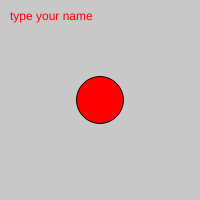
Frame 1 (no input)
Frame 60 (no input): identical to frame 1, image omitted
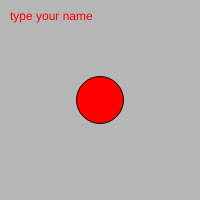
Frame 120 (the mouse pressed at the canvas centre since frame 60)

The p5.js sketch that drew these frames (run headless with seeded random() and noise() and a simulated clock; from frame 60 on, the mouse is pressed at the canvas centre):

// p5.js sketch
// ── sketch.js
var canvas;
var bgColor;
var button;
var slider, nameP;
var nameInput;
function setup() {
    canvas = createCanvas(200, 200);
    canvas.mouseOver(overpara);
    canvas.mouseOut(outpara);
    canvas.mousePressed(changeColor);

    bgColor = color(200);
    nameP = createP('Your name!');
    button1 = createButton("Go");
    button1.mousePressed(changeColor);

    slider = createSlider(10, 100, 47);
    nameInput = createInput('type your name');
    
    nameP.mouseOver(overpara);
    nameP.mouseOut(outpara);
    
    nameInput.changed(updateText);
    // nameInput.input(updateText);
}

function updateText() {
    nameP.html(nameInput.value());
    
}
function overpara() {
    nameP.html('your mouse is over me');

}
function outpara() {
    nameP.html('your mouse is out');

}
function changeColor() {
    bgColor = color(random(255));
}

// function mousePressed() {
//     changeColor();
//
// }

function draw() {
    // clear();
  background(bgColor);
  fill(255, 0, 0);
  ellipse(100, 100, slider.value(), slider.value());
  // nameP.html(input.value());
  text(nameInput.value(), 10, 20);

}
